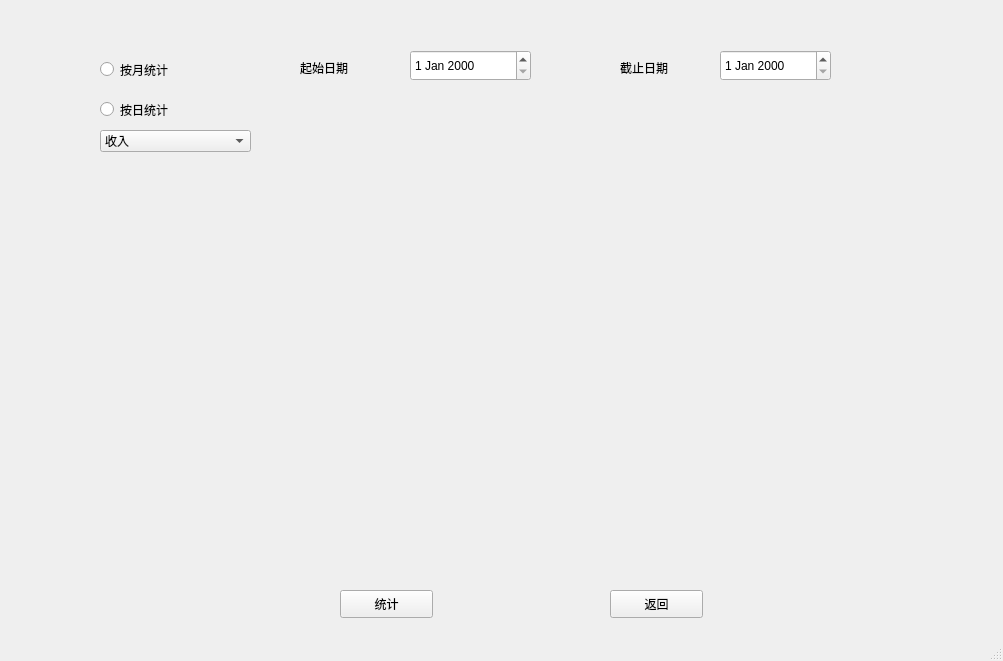
<?xml version="1.0" encoding="UTF-8"?>
<ui version="4.0">
 <class>Statistics</class>
 <widget class="QMainWindow" name="Statistics">
  <property name="geometry">
   <rect>
    <x>0</x>
    <y>0</y>
    <width>1003</width>
    <height>661</height>
   </rect>
  </property>
  <property name="windowTitle">
   <string>统计</string>
  </property>
  <widget class="QWidget" name="centralwidget">
   <widget class="QPushButton" name="pushButton">
    <property name="geometry">
     <rect>
      <x>610</x>
      <y>590</y>
      <width>93</width>
      <height>28</height>
     </rect>
    </property>
    <property name="text">
     <string>返回</string>
    </property>
   </widget>
   <widget class="QDateEdit" name="dateEdit">
    <property name="geometry">
     <rect>
      <x>410</x>
      <y>50</y>
      <width>121</width>
      <height>31</height>
     </rect>
    </property>
   </widget>
   <widget class="QDateEdit" name="dateEdit_2">
    <property name="geometry">
     <rect>
      <x>720</x>
      <y>50</y>
      <width>111</width>
      <height>31</height>
     </rect>
    </property>
   </widget>
   <widget class="QPushButton" name="pushButton_2">
    <property name="geometry">
     <rect>
      <x>340</x>
      <y>590</y>
      <width>93</width>
      <height>28</height>
     </rect>
    </property>
    <property name="text">
     <string>统计</string>
    </property>
   </widget>
   <widget class="QRadioButton" name="radioButton">
    <property name="geometry">
     <rect>
      <x>100</x>
      <y>60</y>
      <width>115</width>
      <height>19</height>
     </rect>
    </property>
    <property name="text">
     <string>按月统计</string>
    </property>
   </widget>
   <widget class="QRadioButton" name="radioButton_2">
    <property name="geometry">
     <rect>
      <x>100</x>
      <y>100</y>
      <width>115</width>
      <height>19</height>
     </rect>
    </property>
    <property name="text">
     <string>按日统计</string>
    </property>
   </widget>
   <widget class="QLabel" name="label">
    <property name="geometry">
     <rect>
      <x>300</x>
      <y>60</y>
      <width>72</width>
      <height>15</height>
     </rect>
    </property>
    <property name="text">
     <string>起始日期</string>
    </property>
   </widget>
   <widget class="QLabel" name="label_2">
    <property name="geometry">
     <rect>
      <x>620</x>
      <y>60</y>
      <width>72</width>
      <height>15</height>
     </rect>
    </property>
    <property name="text">
     <string>截止日期</string>
    </property>
   </widget>
   <widget class="QChartView" name="widget" native="true">
    <property name="geometry">
     <rect>
      <x>40</x>
      <y>160</y>
      <width>951</width>
      <height>401</height>
     </rect>
    </property>
   </widget>
   <widget class="QComboBox" name="comboBox">
    <property name="geometry">
     <rect>
      <x>100</x>
      <y>130</y>
      <width>151</width>
      <height>22</height>
     </rect>
    </property>
    <item>
     <property name="text">
      <string>收入</string>
     </property>
    </item>
    <item>
     <property name="text">
      <string>房型使用统计</string>
     </property>
    </item>
   </widget>
  </widget>
  <widget class="QStatusBar" name="statusbar"/>
 </widget>
 <customwidgets>
  <customwidget>
   <class>QChartView</class>
   <extends>QWidget</extends>
   <header location="global">qchartview.h</header>
   <container>1</container>
  </customwidget>
 </customwidgets>
 <resources/>
 <connections/>
</ui>
